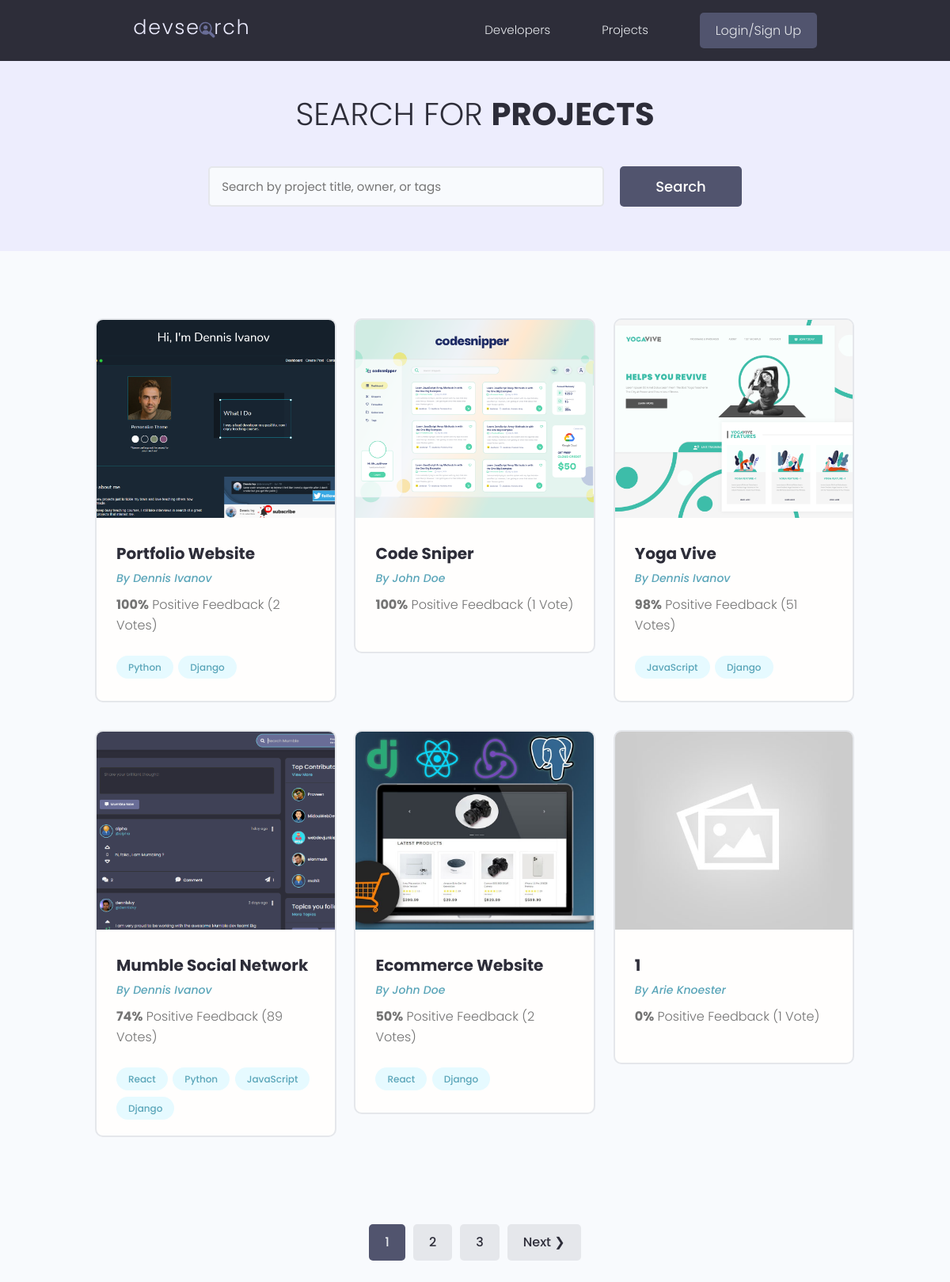
/projects/, run on the app's committed database.
### projects/models.py (models this page shows, shortened)
class Project(models.Model):
    class Meta:
        ordering = ['-vote_ratio', '-vote_total', 'title']
    id = models.UUIDField(default=uuid.uuid4, unique=True, primary_key=True, editable=False)
    owner = models.ForeignKey(to=Profile, null=True, blank=True, on_delete=models.SET_NULL)
    title = models.CharField(max_length=200)
    description = models.TextField(null=True, blank=True)
    featured_image = models.ImageField(null=True, blank=True, default='default.jpg')
    demo_link = models.CharField(max_length=2000, null=True, blank=True)
    source_link = models.CharField(max_length=2000, null=True, blank=True)
    tags = models.ManyToManyField(to='Tag', blank=True)
    vote_total = models.IntegerField(default=0, null=True, blank=True)
    vote_ratio = models.IntegerField(default=0, null=True, blank=True)
    created = models.DateTimeField(auto_now_add=True)

class Tag(models.Model):
    id = models.UUIDField(default=uuid.uuid4, unique=True, primary_key=True, editable=False)
    name = models.CharField(max_length=200)
    created = models.DateTimeField(auto_now_add=True)
    def __str__(self):
        return self.name

### users/models.py (models this page shows, shortened)
class Profile(models.Model):
    id = models.UUIDField(default=uuid.uuid4, unique=True, primary_key=True, editable=False)
    user = models.OneToOneField(to=User, on_delete=models.CASCADE, null=True, blank=True)
    name = models.CharField(max_length=200, blank=True, null=True)
    username = models.CharField(max_length=200, blank=True, null=True)
    location = models.CharField(max_length=200, blank=True, null=True)
    email = models.EmailField(max_length=500, blank=True, null=True)
    short_intro = models.CharField(max_length=200, blank=True, null=True)
    bio = models.TextField(blank=True, null=True)
    profile_image = models.ImageField(blank=True, null=True, upload_to='profiles/', default='profiles/user-default.png')
    social_github = models.CharField(max_length=200, blank=True, null=True)
    social_twitter = models.CharField(max_length=200, blank=True, null=True)
    social_linkedin = models.CharField(max_length=200, blank=True, null=True)
    social_youtube = models.CharField(max_length=200, blank=True, null=True)
    social_website = models.CharField(max_length=200, blank=True, null=True)
    created = models.DateTimeField(auto_now_add=True)

### projects/views.py (the view)
# urls.py: path('', views.all_projects_page, name='all-projects-page'),
def all_projects_page(request):
    projects, search_query = search_projects(request)
    page_range, projects = paginate_projects(request, projects, per_page=6)
    context = {
        'projects': projects,
        'search_query': search_query,
        'page_range': page_range
    }
    return render(
        request,
        template_name='projects/projects.html',
        context=context
    )

### projects/utils.py (called while the page is built)
def paginate_projects(request, projects, per_page):
    page = request.GET.get('page', 1)
    paginator = Paginator(object_list=projects, per_page=per_page)
    page_range = paginator.get_elided_page_range(number=page, on_each_side=2)
    try:
        projects = paginator.page(page)
    except PageNotAnInteger:
        projects = paginator.page(1)
    except EmptyPage:
        projects = paginator.page(paginator.num_pages)
    return page_range, projects

def search_projects(request):
    search_query = ''
    if request.GET.get('search_query'):
        search_query =  request.GET.get('search_query')
    projects = Project.objects.distinct().filter(
        Q(title__icontains=search_query) |
        Q(owner__name__icontains=search_query) |
        Q(description__icontains=search_query) |
        Q(tags__name__icontains=search_query)
    )
    return projects, search_query

### projects/templates/projects/projects.html (shortened to what this page needs)
{% extends 'main.html' %}
{% block content %}
<main class="projects">
  <section class="hero-section text-center">
    <div class="container container--narrow">
      <div class="hero-section__box">
        <h2>Search for <span>Projects</span></h2>
      </div>
      <div class="hero-section__search">
        <form class="form" action="{% url 'all-projects-page' %}" method="get">
          <div class="form__field">
            <input class="input input--text" id="formInput#search" type="text" name="search_query"
              value="{{search_query}}" placeholder="Search by project title, owner, or tags" />
          </div>
          <input class="btn btn--sub btn--lg" type="submit" value="Search" />
        </form>
      </div>
    </div>
  </section>
  <section class="projectsList">
    <div class="container">
      <div class="grid grid--three">
        {% for project in projects %}
          <div class="column">
            <div class="card project">
              <a href="{% url 'project-page' project.id  %}" class="project">
                <img class="project__thumbnail" src="{{ project.featured_image.url }}" alt="project thumbnail" />
                <div class="card__body">
                  <h3 class="project__title">{{ project.title }}</h3>
                  <p><a class="project__author" href="{% url 'user-profile' project.owner.id  %}">By {{ project.owner.name }}</a></p>
                  <p class="project--rating">
                  <span style="font-weight: bold;">{{ project.vote_ratio }}%</span> Positive
                  Feedback ({{project.vote_total}} Vote{{ project.vote_total|pluralize:"s" }})
                  </p>
                  <div class="project__tags">
                    {% for tag in project.tags.all %}
                      <span class="tag tag--pill tag--main">
                        <small>{{ tag }}</small>
                      </span>
                    {% endfor %}
                  </div>
                </div>
              </a>
            </div>
          </div>
        {% endfor %}
      </div>
    </div>
  </section>
  {% include 'pagination.html' with query_set=projects %}
  </main>
{% endblock content %}

### static/styles/app.css (style rules this page uses)
:root { --color-sub: #2d2d39; }
.btn--sub { background-color: var(--color-sub-light); }
.card { border: 2px solid var(--color-light); }
img { width: 100%; }
.hero-section { height: 40vh; display: flex; align-items: center; background-color: var(--color-sub); }
.hero-section__box { margin-bottom: 4rem; }
.hero-section__box > h2, .hero-section__box > h2 > span { font-size: 4rem; color: var(--color-light); line-height: 1.3; text-transform: uppercase; }
.hero-section__box > h2 { font-weight: 300; }
.hero-section__box > h2 > span { font-weight: 700; }
.hero-section__search > .form { display: flex; align-items: center; justify-content: center; gap: 2rem; }
.hero-section__search > .form input.input--text { width: 50rem; }
.project__author { font-size: 1.4rem; font-style: italic; }
.project--rating { margin-bottom: 1.6em; margin-top: .5em; }
.projects > .hero-section { background: var(--color-sub-lighter); height: 30vh; }
.projects .hero-section__box { margin-bottom: 2.5rem; }
.projects .hero-section__box > h2 { color: var(--color-sub); }
.projects .hero-section__box > h2 > span { font-weight: 700; color: var(--color-sub); }
.projectsList { margin-top: 8rem; }
.project__thumbnail { height: 25rem; object-fit: cover; object-position: top center; }
.project__title { font-size: 2rem; font-weight: 700; color: var(--color-sub); }

### static/uikit/styles/modules/_variables.css (style rules this page uses)
:root { --color-main: #5aa5b9; --color-main-light: #e6faff; --color-sub: #3f4156; --color-sub-light: #51546e; --color-sub-lighter: #ededfd; --color-text: #737373; --color-gray: #8b8b8b; --color-light: #e5e7eb; --color-light-gray: #767676; --color-bg: #f8fafd; --color-white: #fffefd; --color-white-light: #f3f3f3; --color-success: #359e64; --color-success-bg: #def8e8; --color-error: #fc4b0b; --color-error-bg: #fff2ee; --font-base: 'Poppins', arial, helvetica, 'Segoe UI', roboto, ubuntu, sans-serif; --font-monospace: 'Fira Code', 'Courier New', courier, monospace; --font-regular: 300; --font-medium: 500; --font-bold: 700; --generic-shadow: 1px 1px 5px #00000010; --generic-transition: all 0.3s ease-in-out; }

### static/uikit/styles/modules/_base.css (style rules this page uses)
* { margin: 0; padding: 0; box-sizing: border-box; text-rendering: optimizeLegibility; color: inherit; font-size: inherit; }
html { font-size: 50%; }
@media only screen and (min-width: 480px) { html { font-size: 56.25%; } }
@media only screen and (min-width: 1200px) { html { font-size: 62.5%; } }
body { line-height: 1.6; font-weight: 400; font-size: 1.5rem; color: var(--color-text); background-color: var(--color-bg); min-height: 100vh; }

### static/uikit/styles/modules/_typography.css (style rules this page uses)
* { font-family: var(--font-base); }
h2 { font-size: 3.6rem; font-weight: var(--font-bold); }
h3 { font-size: 3.2rem; font-weight: var(--font-medium); }
p, span, strong { font-size: 1.6rem; color: var(--color-text); font-weight: var(--font-regular); }
a { padding-bottom: 2px; text-decoration: none; display: inline-block; color: var(--color-main); font-weight: var(--font-medium); }

### static/uikit/styles/modules/_utilities.css (style rules this page uses)
.container { width: 92%; max-width: 165rem; margin: 0 auto; box-sizing: border-box; }
.container--narrow { width: 92%; max-width: 120rem; }
@media screen and (min-width: 1000px) { .container { width: 90%; } }
@media screen and (min-width: 1000px) { .container--narrow { width: 85%; } }
@media screen and (min-width: 1200px) { .container { width: 80%; } }
@media screen and (min-width: 1200px) { .container--narrow { width: 72%; } }
.text-center { text-align: center; }

### static/uikit/styles/modules/_button.css (style rules this page uses)
.btn { display: inline-block; position: relative; cursor: pointer; background-color: var(--color-light); font-weight: var(--font-medium); color: var(--color-sub); text-decoration: none; padding: 1rem 2rem; border-radius: 0.5rem; border: none; width: -webkit-fit-content; width: -moz-fit-content; width: fit-content; height: -webkit-fit-content; height: -moz-fit-content; height: fit-content; font-size: 1.6rem; outline-width: 0; outline-color: transparent; -webkit-backface-visibility: hidden; backface-visibility: hidden; transition: all 0.3s ease-in-out; }
.btn--sub { background-color: var(--color-sub); color: var(--color-white); }
.btn--lg { font-size: 1.8rem; padding: 1.2rem 4.5rem; }

### static/uikit/styles/modules/_card.css (style rules this page uses)
.card { border-radius: 1rem; background-color: var(--color-white); border: 1.5px solid var(--color-light); width: auto; height: auto; margin-top: 0.5rem; margin-bottom: 0.5rem; overflow: hidden; }
.card__body, .card__header { padding: 2rem 2.5rem; }

### data on the page
Project: featured_image (picture), title "Portfolio Website", owner.name "Dennis Ivanov", vote_ratio "100", vote_total "2"
Tag: name "Python"
Tag: name "Django"
Project: featured_image (picture), title "Code Sniper", owner.name "John Doe", vote_ratio "100", vote_total "1"
Project: featured_image (picture), title "Yoga Vive", owner.name "Dennis Ivanov", vote_ratio "98", vote_total "51"
Tag: name "JavaScript"
Project: featured_image (picture), title "Mumble Social Network", owner.name "Dennis Ivanov", vote_ratio "74", vote_total "89"
Tag: name "React"
Project: featured_image (picture), title "Ecommerce Website", owner.name "John Doe", vote_ratio "50", vote_total "2"
Project: featured_image (placeholder picture), title "1", owner.name "Arie Knoester", vote_ratio "0", vote_total "1"

### other printed values
{{ page }} "1"
{{ page }} "2" "3"
